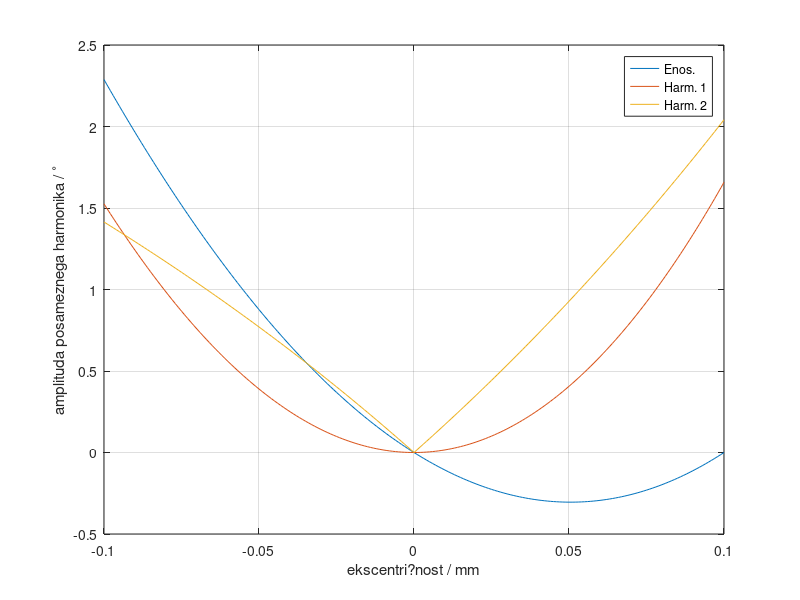
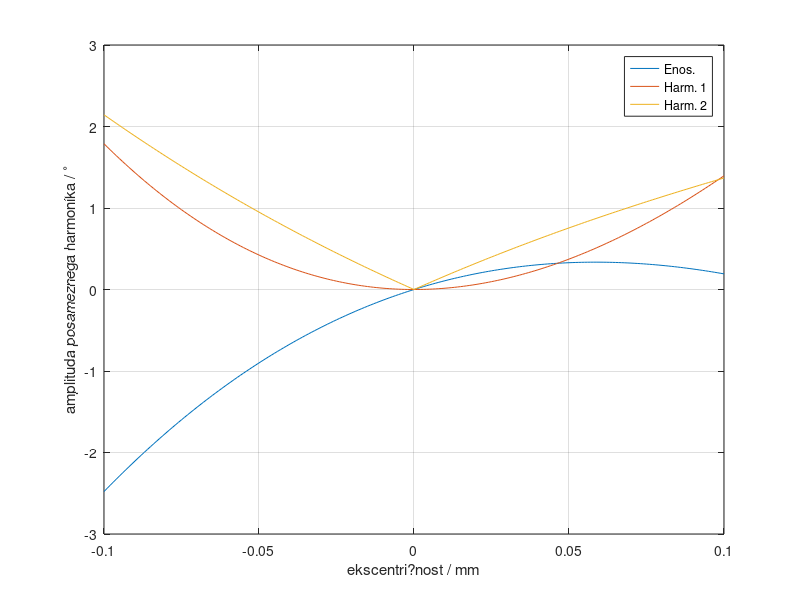
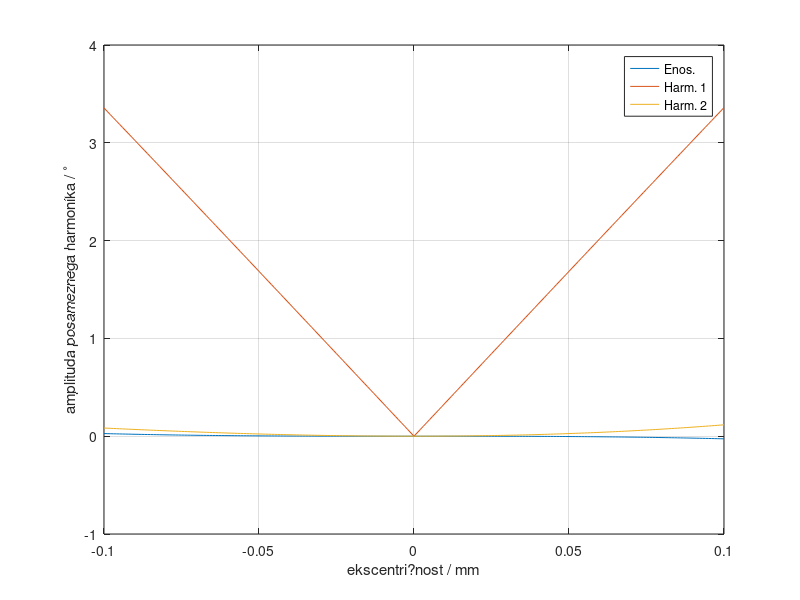

MATLAB code for these plots, in order:
xs=struct();
yss=struct();
yd=struct();
r0=2.4;
ys=-0.1:0.001:0.1;

xs.A0=-(ys.*(r0.^2 - 23.*r0.*ys - 24.*ys.^2))./(2.*r0.^3);

xs.A1=(-16.*ys.^2.*(r0 + ys))./r0.^3;

xs.A2=(ys.*(r0.^2 + 9.*r0.*ys + 8.*ys.^2))./(2.*r0.^3);

xs.B1=(4.*ys.^3)./(3.*r0.^3);

xs.B2=(3.*r0.^2.*ys - 4.*ys.^3)./(6.*r0.^3);



yss.A0 =-(r0.^2.*ys.*(r0.^5 + 29.*r0.^4.*ys + 132.*r0.^3.*ys.^2 + 208.*r0.^2.*ys.^3 + 156.*r0.*ys.^4 + 52.*ys.^5))./(2.*(r0.^2 ...
+ 2.*r0.*ys + 2.*ys.^2).^4) + atan(ys./(r0 + ys));

yss.A1=(16.*r0.^2.*ys.^2.*(r0.^4 + 5.*r0.^3.*ys + 8.*r0.^2.*ys.^2 + 6.*r0.*ys.^3 + 2.*ys.^4))./(r0.^2 + 2.*r0.*ys + 2.*ys.^2).^4;

yss.A2 = (r0.^2.*ys.*(r0.^5 - 3.*r0.^4.*ys - 28.*r0.^3.*ys.^2 - 48.*r0.^2.*ys.^3 - 36.*r0.*ys.^4 - 12.*ys.^5))./(2.*(r0.^2 ...
+ 2.*r0.*ys + 2.*ys.^2).^4);

yss.B1=(-4.*ys.^3.*(7.*r0.^3 + 18.*r0.^2.*ys + 18.*r0.*ys.^2 + 8.*ys.^3))./(3.*(r0.^2 + 2.*r0.*ys + 2.*ys.^2).^3);

yss.B2=(ys.*(-3.*r0.^5 - 18.*r0.^4.*ys - 20.*r0.^3.*ys.^2 + 12.*r0.*ys.^4 + 8.*ys.^5))./(6.*(r0.^2 + 2.*r0.*ys + 2.*ys.^2).^3);



yd.A0=(r0.*ys.*(r0.^6 - 7.*r0.^5.*ys + 18.*r0.^4.*ys.^2 - 36.*r0.^2.*ys.^4 + 28.*r0.*ys.^5 - 8.*ys.^6))./(r0.^2 ...
- 2.*r0.*ys + 2.*ys.^2).^4 - atan(ys./(r0 - ys));

yd.A1=-((r0.*ys.*(r0.^6 - 8.*r0.^5.*ys + 22.*r0.^4.*ys.^2 - 44.*r0.^2.*ys.^4 + 32.*r0.*ys.^5 - 8.*ys.^6))./(r0.^2 ...
- 2.*r0.*ys + 2.*ys.^2).^4);

yd.A2=-((r0.^2.*ys.^2.*(r0.^4 - 4.*r0.^3.*ys + 8.*r0.*ys.^3 - 4.*ys.^4))./(r0.^2 - 2.*r0.*ys + 2.*ys.^2).^4);

yd.B1=(ys.*(3.*r0.^5 - 18.*r0.^4.*ys + 64.*r0.^3.*ys.^2 - 108.*r0.^2.*ys.^3 + 84.*r0.*ys.^4 - 32.*ys.^5))./(3.*(r0.^2 ...
- 2.*r0.*ys + 2.*ys.^2).^3);

yd.B2=(2.*ys.^3.*(-4.*r0.^3 + 9.*r0.^2.*ys - 6.*r0.*ys.^2 + 2.*ys.^3))./(3.*(r0.^2 - 2.*r0.*ys + 2.*ys.^2).^3);

figure
plot(ys,180/pi.*xs.A0)
hold on
plot(ys,180/pi.*sqrt(xs.B1.^2+xs.A1.^2))
plot(ys,180/pi.*sqrt(xs.B2.^2+xs.A2.^2))
legend('Enos.','Harm. 1', 'Harm. 2')
xlabel('ekscentri?nost / mm')
ylabel('amplituda posameznega harmonika / ^\circ')
grid on




figure
plot(ys,180/pi.*yss.A0)
hold on
plot(ys,180/pi.*sqrt(yss.B1.^2+yss.A1.^2))
plot(ys,180/pi.*sqrt(yss.B2.^2+yss.A2.^2))
legend('Enos.','Harm. 1', 'Harm. 2')
xlabel('ekscentri?nost / mm')
ylabel('amplituda posameznega harmonika / ^\circ')
grid on

figure
plot(ys,180/pi.*yd.A0)
hold on
plot(ys,180/pi.*sqrt(yd.B1.^2+yd.A1.^2))
plot(ys,180/pi.*sqrt(yd.B2.^2+yd.A2.^2))
legend('Enos.','Harm. 1', 'Harm. 2')
xlabel('ekscentri?nost / mm')
ylabel('amplituda posameznega harmonika / ^\circ')
grid on




